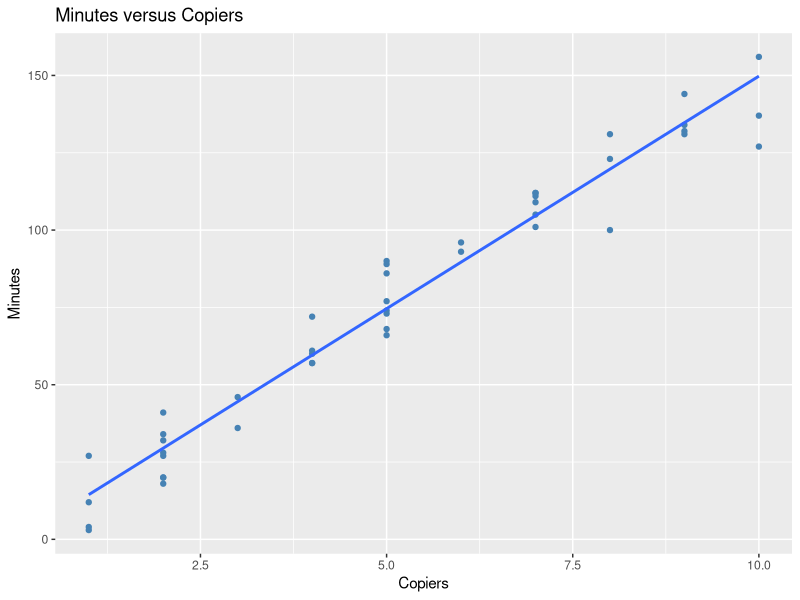

The R source for this figure:
## ---- chunk 1
set.seed(1)

fun1 <- function(n, miu, sd){
  
  data <- rnorm(n, mean=miu, sd=sd)
  
  if (n%%2==0 && n%%3!=0) {
    
    mat <- matrix(data, byrow=T, nrow=2)
    
  }
  
  else if (n%%3==0 && n%%2!=0) {
    
    mat <- matrix(data, byrow=F, ncol=3)
    
  }
  
  else if (n%%2==0 && n%%3==0) {
    
    mat <- matrix(data, byrow=T, nrow=6)
    
  }
  
  else {
    
    mat <- matrix(data, byrow=T, nrow=1)
    
  }
  
  print("The matrix is:")
  
  print(mat)
  
  if (all(mat>=0)) {
    
    result <- apply(mat, 2, mean)
    
  }
  
  else {
    
    result <- apply(mat, 1, median)
    
  }
  
  print("The funciton result is:")
  
  return (result)
}

fun1(n = 50, miu = 0.5, sd = 2)
## ---- chunk 2
set.seed(1)

fun2 <- function(n) {
  
  trials <- sample(1:6, n, replace=T, prob=c(0.1, 0.3, 0.2, 0.05, 0.3, 0.05))
  
  return(table(trials))
  
}

fun2(100)
## ---- chunk 3
set.seed(1)

fun3 <- function(n) {
  
  Die1 <- sample(1:6, n, replace=T)
  
  Die2 <- sample(1:6, n, replace=T)
  
  compare <- function(a, b) {
    
    if (a>b) {
      
      return (factor("Die1 > Die2"))
    }
    
    else if (a<b) {
      
      return (factor("Die1 < Die2"))
      
    }
    else {
      
      return (factor("Die1 = Die2"))
      
    }
    
  }
  
  comparison <- mapply(compare, Die1, Die2)
  
  return (data.frame(Die1, Die2, comparison))
  
}

fun3(30)
## ---- chunk 4

data <- read.csv("ames_housing.csv", header = T, stringsAsFactors = TRUE)

library(tidyverse)

## ---- chunk 5
length(data$Sale_Price)
## ---- chunk 6
t.test(x=data$Sale_Price,
       alternative = "two.sided",
       mu = 210000,
       conf.level = 0.95)
## ---- chunk 7
data %>%
  
  select(Roof_Style, Fence) %>%
  
  table() %>%
  
  addmargins()
## ---- chunk 8
chisq.test(data$Roof_Style, data$Fence)
## ---- chunk 9
library(car)
data1 <- data %>% filter(Neighborhood %in% c("College_Creek", "North_Ames"))
leveneTest(Sale_Price ~ Neighborhood, data = data1)
## ---- chunk 10
nrow(data1)-2
## ---- chunk 11
collegeCreek <- data1 %>%
  
         filter(Neighborhood == "College_Creek") %>%
          
         select(Sale_Price)

northAmes <- data1 %>%
  
         filter(Neighborhood == "North_Ames") %>%
          
         select(Sale_Price)

t.test(x = collegeCreek,
       
       y = northAmes,
       
       alternative = "greater",
       
       var.equal = FALSE,
       
       mu = 50000,
       
       conf.level = 0.98)
## ---- chunk 12
categorize <- function(x) {
  case_when(x<=4 & x>=2 ~ "2-4",
            x<=8 & x>=5 ~ "5-8",
            x>=9 ~ "9 or more") %>%
  as.factor()
}
data <- data %>%
  mutate(Rooms = categorize(TotRms_AbvGrd))
## ---- chunk 13
data %>% 
  select(Rooms) %>%
  table()
## ---- chunk 14
chisq.test(x=c(228, 2424, 273), p=c(0.1, 0.85, 0.05))
## ---- chunk 15

data2 <- read.table(file = "copier_maintenance.txt", header = T, sep = "")


model <- lm(Minutes ~ Copiers, data = data2)

## ---- chunk 16

summary(model)

## ---- chunk 17

library(tidyverse)

  ggplot(data = data2, aes(x = Copiers, y = Minutes)) + 
  
  geom_point(color = "steelblue") +
  
  labs(title = "Minutes versus Copiers",
       
       x = "Copiers",
       
       y = "Minutes") +
  
  geom_smooth(method = 'lm', se = FALSE)

## ---- chunk 18

predict(model, data.frame(Copiers = 7))

## ---- chunk 19

confint(model, "Copiers", level = 0.95)

## ---- chunk 20

predict(model, data.frame(Copiers = 7), interval = "confidence", level = 0.95)

## ---- chunk 21

predict(model, data.frame(Copiers = 7), interval = "prediction", level = 0.95)

